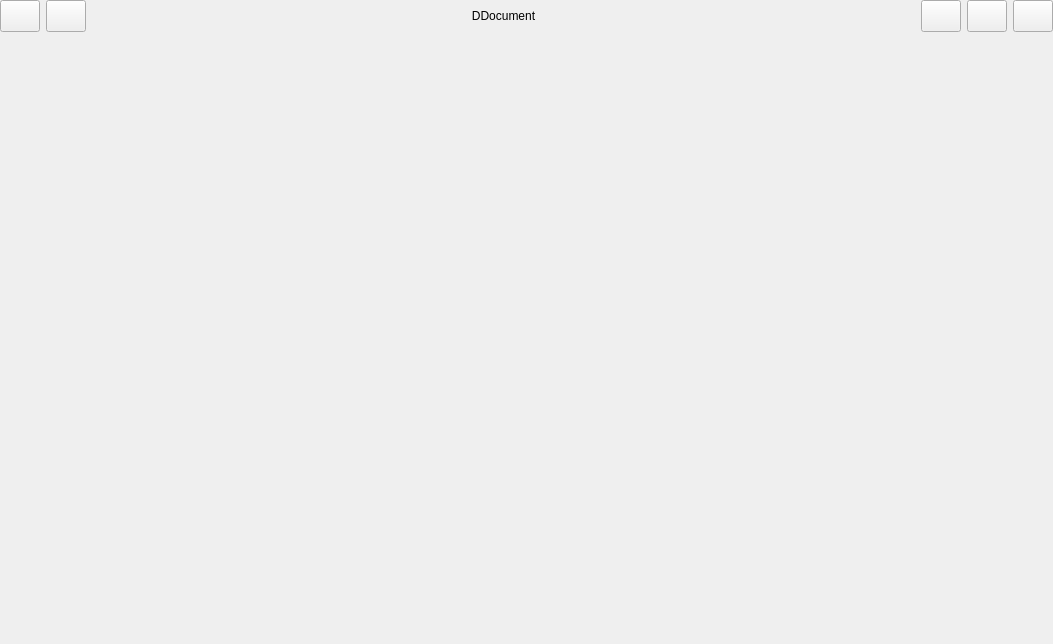
<?xml version="1.0" encoding="UTF-8"?>
<ui version="4.0">
 <class>DMainWidget</class>
 <widget class="QWidget" name="DMainWidget">
  <property name="geometry">
   <rect>
    <x>0</x>
    <y>0</y>
    <width>1053</width>
    <height>644</height>
   </rect>
  </property>
  <property name="minimumSize">
   <size>
    <width>0</width>
    <height>32</height>
   </size>
  </property>
  <property name="windowTitle">
   <string>DMainWidget</string>
  </property>
  <layout class="QVBoxLayout" name="verticalLayout">
   <property name="spacing">
    <number>0</number>
   </property>
   <property name="leftMargin">
    <number>0</number>
   </property>
   <property name="topMargin">
    <number>0</number>
   </property>
   <property name="rightMargin">
    <number>0</number>
   </property>
   <property name="bottomMargin">
    <number>0</number>
   </property>
   <item>
    <layout class="QHBoxLayout" name="horizontalLayout">
     <item>
      <widget class="QPushButton" name="pushBtn_home">
       <property name="maximumSize">
        <size>
         <width>40</width>
         <height>32</height>
        </size>
       </property>
       <property name="text">
        <string/>
       </property>
      </widget>
     </item>
     <item>
      <widget class="QPushButton" name="pushBtn_display">
       <property name="maximumSize">
        <size>
         <width>40</width>
         <height>32</height>
        </size>
       </property>
       <property name="text">
        <string/>
       </property>
      </widget>
     </item>
     <item>
      <widget class="QLabel" name="label_title">
       <property name="sizePolicy">
        <sizepolicy hsizetype="Expanding" vsizetype="Preferred">
         <horstretch>0</horstretch>
         <verstretch>0</verstretch>
        </sizepolicy>
       </property>
       <property name="text">
        <string>DDocument</string>
       </property>
       <property name="alignment">
        <set>Qt::AlignCenter</set>
       </property>
      </widget>
     </item>
     <item>
      <widget class="QPushButton" name="pushBtn_search">
       <property name="maximumSize">
        <size>
         <width>40</width>
         <height>32</height>
        </size>
       </property>
       <property name="text">
        <string/>
       </property>
      </widget>
     </item>
     <item>
      <widget class="QPushButton" name="pushBtn_toggleview">
       <property name="maximumSize">
        <size>
         <width>40</width>
         <height>32</height>
        </size>
       </property>
       <property name="text">
        <string/>
       </property>
      </widget>
     </item>
     <item>
      <widget class="QPushButton" name="pushBtn_menu">
       <property name="maximumSize">
        <size>
         <width>40</width>
         <height>32</height>
        </size>
       </property>
       <property name="text">
        <string/>
       </property>
      </widget>
     </item>
    </layout>
   </item>
   <item>
    <widget class="QWidget" name="widget_main" native="true">
     <property name="maximumSize">
      <size>
       <width>16777215</width>
       <height>16777215</height>
      </size>
     </property>
    </widget>
   </item>
  </layout>
 </widget>
 <layoutdefault spacing="6" margin="11"/>
 <resources/>
 <connections/>
</ui>
